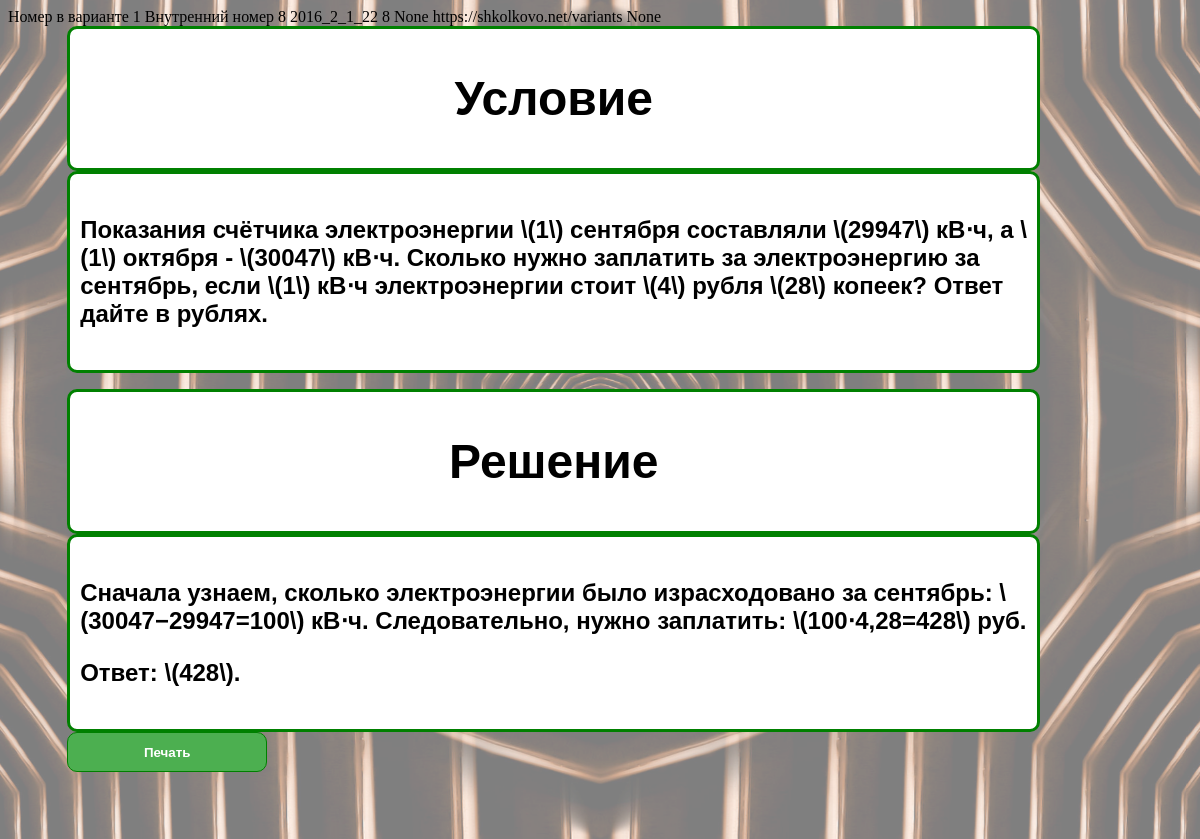
The page /task/8/ on the database its author committed.
### main/models.py (models this page shows, shortened)
class Probl(models.Model):
    condition_txt = models.TextField(blank=True, null=True, default='')
    solution_txt = models.TextField(blank=True, null=True, default='')
    hint_txt = models.CharField(max_length=1000, blank=True, null=True, default='')
    complexity = models.IntegerField(blank=True, null=True, default=0)
    topic = models.ForeignKey('topic', on_delete=models.PROTECT, default='')
    result = models.CharField(max_length=200, blank=True, null=True, default='')
    result_full = models.CharField(max_length=200, blank=True, null=True, default='')
    ege = models.IntegerField(blank=True, null=True, default=0)
    place_ege = models.CharField(max_length=100, blank=True, null=True, default='')
    tip_ege = models.IntegerField(blank=True, null=True, default=0)
    gkey = models.CharField(max_length=20, blank=True, null=True, default='')
    number_task = models.IntegerField(blank=True, null=True, default=0)
    variant = models.IntegerField(blank=True, null=True, default=0)
    source = models.CharField(max_length=100, blank=True, null=True, default='')
    name_potok = models.CharField(max_length=50, blank=True, null=True, default='')
    date = models.DateTimeField(blank=True, null=True)
    school_class = models.IntegerField(blank=True, null=True, default=0)
    nopor = models.IntegerField(blank=True, null=True, default=0)
    class Meta:
        verbose_name = 'probl'
        verbose_name_plural = 'probls'

### main/views.py (the view)
# urls.py: path('task/<int:pkk>/', views.task, name='task'),
def task(request, pkk):
    houm = 0
    if "DESKTOP" in socket.gethostname():
        houm = 1
    tsk = Probl.objects.get(pk=pkk)
    tp = Topic.objects.get(pk=tsk.topic_id)
    context = {
        'tp':tp,
        'houm': houm,
        'tsk': tsk
    }
    return render(request, 'main/task.html', context=context)

### main/templates/main/task.html (shortened to what this page needs)
<!doctype html>
<html lang="en" xmlns="http://www.w3.org/1999/html">
<head>
</head>
<body>
 {% autoescape off %}
 <a> Номер в варианте {{tsk.number_task}}</a>
<a> Внутренний номер {{tsk.pk}}</a>
    <a>{{tsk.gkey}}</a>
    <a>{{tsk.ege}}</a>
    <a>{{tsk.place_ege}}</a>
    <a>{{tsk.name_potok}}</a>
    <a>{{tsk.source}}</a>
<div class="px_l">
<H1 align="center">Условие</H1>
    </div>
<div class="px_l">
    {%if tsk.condition_txt%}
      <h4 align="left"> {{tsk.condition_txt }} </h4>
    {%endif%}
</div>
<div class="px_l">
<H1 align="center">Решение</H1>
    </div>
          <div class="px_l">
             <h4 align="left"> {{tsk.solution_txt }} </h4>
           </div>
<div class="btn-group">
 <button style="height:40px;width:200px;border-radius:10px" onclick="window.print()">Печать</button>
</div>
{% endautoescape %}
</body>
</html>

### rows shown on the page
Probl: number_task "1", pk "8", gkey "2016_2_1_22", ege "8", place_ege "None", name_potok "https://shkolkovo.net/variants", source "None", condition_txt "Показания счётчика электроэнергии \\(1\\) сентября составляли \\(29947\\) кВ⋅ч, а \\(1\\) октября - \\(30047\\) кВ⋅ч. Сколько нужно заплатить за электроэнергию за сентябрь, если \\(1\\) кВ⋅ч электроэнергии стоит \\(4\\) рубля \\(28\\) копеек? Ответ дайте в рублях.", solution_txt "Сначала узнаем, сколько электроэнергии было израсходовано за сентябрь: \\(30047−29947=100\\) кВ⋅ч. Следовательно, нужно заплатить: \\(100⋅4,28=428\\) руб. Ответ: \\(428\\)."
